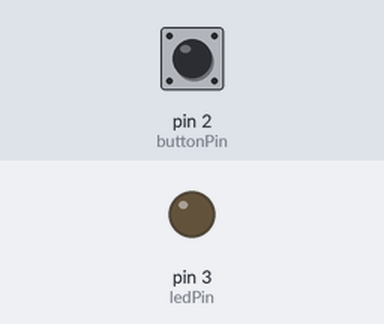
The sketch below on a simulated Arduino Uno, built with avr-gcc and run on an emulated ATmega328P. Shown: output pins drawn as LEDs (lit = HIGH). Inputs (shaded band) come from the test bench; at power-on: pin 2 (buttonPin) LOW.

Above: at 1.2 s.
1.3 s: pin 2 (buttonPin) pulled HIGH for 0.15 s
At 1.37 s:
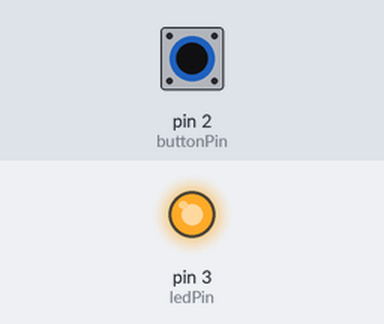
2.9 s: pin 2 (buttonPin) pulled HIGH for 3.2 s
At 6.4 s:
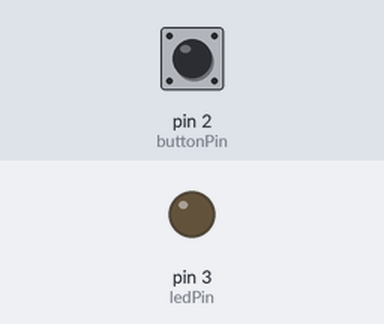
Timing chart, 0 to 7.9 s (numbered marks = the images above; inputs shaded):
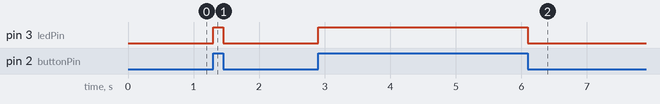

The sketch:

led_test.ino
```cpp
const int buttonPin = 2;
const int ledPin = 3;
int buttonState = 0;
//variabili globali
void setup() {
//indicazioni di chi è INPUT e chi è OUTPUT
 pinMode(ledPin, OUTPUT);
 pinMode(buttonPin, INPUT);
}

void loop() {
  buttonState = digitalRead(buttonPin);
  if(buttonState == HIGH){ //se il pulsanteè HIGH
    digitalWrite(ledPin, HIGH); //accensione pin
  }
  else
  {
    digitalWrite(ledPin, LOW); //se non è stato cliccato allora il pin non si accende
  }
}
```

Measured:
- after the input at 1.3 s, pin 3 (ledPin): LOW → HIGH at once, → LOW 0.15 s later
- after the input at 2.9 s, pin 3 (ledPin): LOW → HIGH at once, → LOW 3.2 s later
